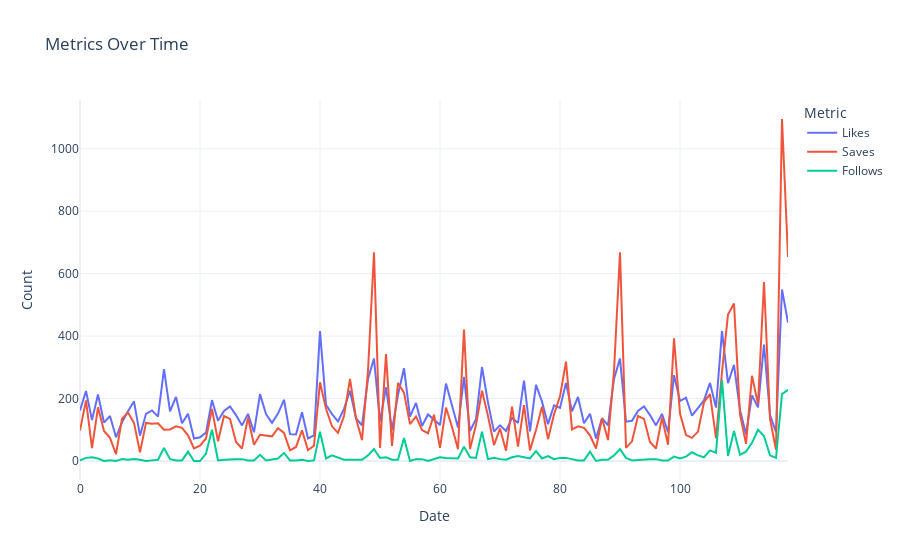

Notebook code for this chart:
### Code cell
# Task 6
# Creating traces for each metric
trace_likes = go.Scatter(y=df['Likes'], mode='lines', name='Likes')
trace_saves = go.Scatter(y=df['Saves'], mode='lines', name='Saves')
trace_follows = go.Scatter(y=df['Follows'], mode='lines', name='Follows')

# Creating the figure
fig = go.Figure()

# Adding traces to the figure
fig.add_trace(trace_likes)
fig.add_trace(trace_saves)
fig.add_trace(trace_follows)

# Updating layout
fig.update_layout(
    title='Metrics Over Time',
    xaxis_title='Date',
    yaxis_title='Count',
    legend_title='Metric'
)

# Show the figure
fig.show()

### Figure 1 — Plotly figure (JSON) as saved in the notebook; plotly's stock layout.template omitted (floating-point values rounded to 4 significant figures)
{"data": [{"mode": "lines", "name": "Likes", "type": "scatter", "y": [162, 224, 131, 213, 123, 144, 76, 124, 159, 191, 81, 151, 162, 142, 294, 159, 205, 121, 151, 72, 76, 91, 195, 129, 160, 175, 147, 114, 151, 92, 214, 150, 122, 152, 196, 86, 85, 156, 72, 82, 416, 180, 150, 127, 167, 225, 137, 114, 263, 328, 126, 236, 99, 212, 297, 142, 186, 112, 149, 132, 115, 248, 178, 107, 269, 96, 134, 301, 187, 94, 114, 96, 138, 122, 257, 95, 244, 190, 118, 178, 170, 250, 159, 205, 121, 151, 72, 137, 114, 263, 328, 126, 129, 160, 175, 147, 114, 151, 92, 275, 192, 203, 145, 168, 194, 250, 171, 416, 249, 308, 163, 86, 210, 172, 373, 148, 92, 549, 443]}, {"mode": "lines", "name": "Saves", "type": "scatter", "y": [98, 194, 41, 172, 96, 74, 22, 135, 155, 122, 28, 122, 119, 121, 100, 101, 111, 106, 82, 40, 49, 72, 167, 63, 144, 135, 61, 40, 139, 52, 84, 81, 79, 105, 90, 34, 45, 98, 35, 49, 252, 167, 111, 90, 144, 263, 137, 67, 288, 668, 42, 342, 48, 250, 219, 118, 143, 99, 89, 148, 42, 171, 109, 38, 421, 38, 116, 225, 144, 51, 104, 33, 174, 46, 179, 34, 99, 174, 70, 149, 207, 318, 101, 111, 106, 82, 40, 137, 67, 288, 668, 42, 63, 144, 135, 61, 40, 139, 52, 393, 152, 83, 74, 94, 188, 214, 73, 285, 469, 504, 149, 55, 273, 182, 573, 135, 36, 1095, 653]}, {"mode": "lines", "name": "Follows", "type": "scatter", "y": [2, 10, 12, 8, 0, 2, 0, 6, 4, 6, 4, 0, 2, 4, 42, 6, 2, 2, 30, 0, 0, 24, 100, 2, 4, 6, 6, 6, 2, 2, 20, 2, 4, 8, 26, 2, 2, 4, 0, 2, 94, 8, 18, 10, 4, 4, 4, 4, 18, 38, 10, 12, 4, 4, 74, 0, 6, 6, 0, 6, 12, 10, 8, 8, 46, 12, 10, 94, 6, 10, 6, 4, 12, 16, 12, 8, 32, 8, 16, 6, 10, 10, 6, 2, 2, 30, 0, 4, 4, 18, 38, 10, 2, 4, 6, 6, 6, 2, 2, 14, 8, 14, 28, 18, 12, 34, 26, 260, 16, 96, 20, 30, 58, 100, 80, 18, 10, 214, 228]}], "layout": {"legend": {"title": {"text": "Metric"}}, "title": {"text": "Metrics Over Time"}, "xaxis": {"title": {"text": "Date"}}, "yaxis": {"title": {"text": "Count"}}}}
